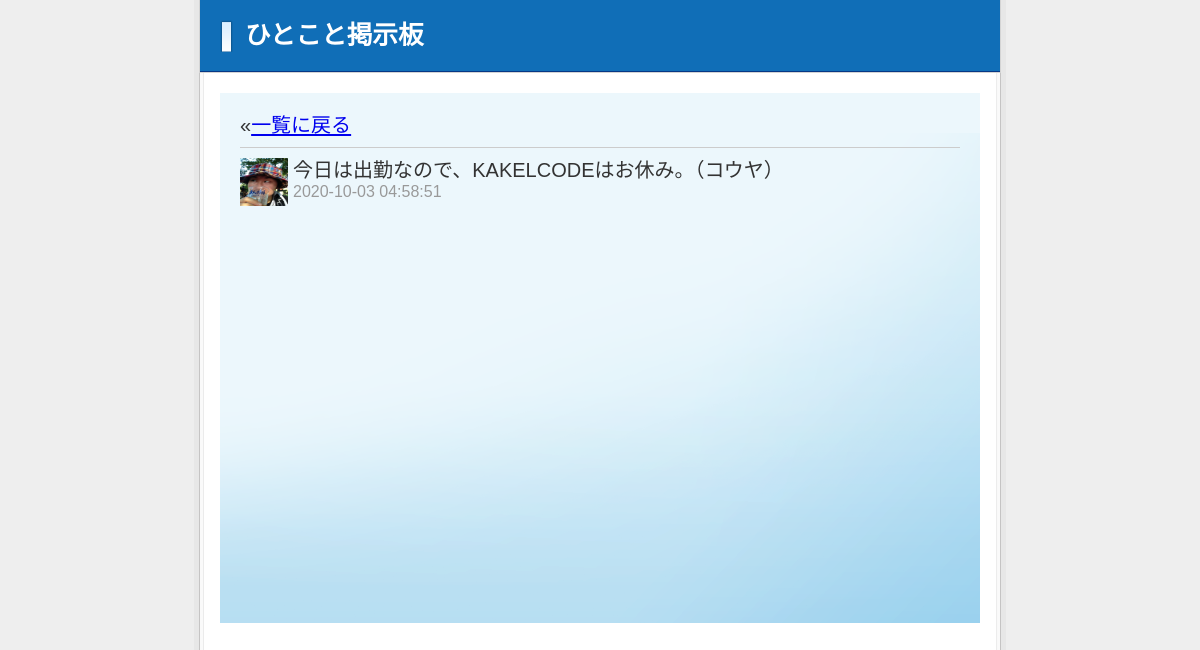
Screenshot of /post/view.php?member_id=2 with the database file from the repository.
### tables this page shows
CREATE TABLE `posts` (
  `id` int(11) NOT NULL,
  `message` text NOT NULL,
  `member_id` int(11) NOT NULL,
  `reply_post_id` int(11) NOT NULL,
  `rt_post_id` int(11) DEFAULT NULL,
  `rt_member_id` int(11) DEFAULT NULL,
  `created` datetime NOT NULL,
  `modified` timestamp NOT NULL DEFAULT CURRENT_TIMESTAMP ON UPDATE CURRENT_TIMESTAMP
);

CREATE TABLE `members` (
  `id` int(11) NOT NULL,
  `name` varchar(255) NOT NULL,
  `email` varchar(255) NOT NULL,
  `password` varchar(100) NOT NULL,
  `picture` varchar(255) NOT NULL,
  `created` datetime NOT NULL,
  `modified` timestamp NOT NULL DEFAULT CURRENT_TIMESTAMP ON UPDATE CURRENT_TIMESTAMP
);

### post/htmlspecialchars.php (called while the page is built)
<?php
function h($value) {
    return htmlspecialchars($value, ENT_QUOTES);
}
?>

### post/view.php (the view, shortened to what this page needs)
<?php
require('dbconnect.php');
require('htmlspecialchars.php');
$posts = $db->prepare('SELECT m.name, m.picture, p. * FROM members m, posts p WHERE m.id=p.member_id AND p.id=? ORDER BY p.created DESC');
$posts->execute(array($_GET['member_id']));
?>
<!DOCTYPE html>
<html lang="ja">
<head>
<link rel="stylesheet" href="style.css" />
</head>
<body>
<div id="wrap">
    <div id="head">
        <h1>ひとこと掲示板</h1>
    </div>
    <div id="content">
        <p>&laquo;<a href="index.php">一覧に戻る</a></p>
        <?php
        if ($post = $posts->fetch()):
        ?>
        <div class="msg">
            <img src="member_picture/<?php echo h($post['picture'], ENT_QUOTES); ?>" width="48" height="48" alt="<?php echo h($post['name'], ENT_QUOTES); ?>" />
            <p><?php echo h($post['message'], ENT_QUOTES); ?><span class="name">（<?php echo h($post['name'], ENT_QUOTES); ?>）</span></p>
            <p class="day"><?php echo h($post['created'], ENT_QUOTES); ?></p>
        </div>
        <?php
        else:
        ?>
            <p>その投稿は削除されたか、URLが間違えています</p>
        <?php
        endif;
        ?>
    </div>
</div>
</body>
</html>

### post/style.css (style rules this page uses)
body,div,dl,dt,dd,ul,ol,li,h1,h2,h3,h4,h5,h6,pre,code,form,fieldset,legend,input,button,textarea,p,blockquote,th,td { margin:0;padding:0; }
fieldset,img { border:0; }
h1,h2,h3,h4,h5,h6 { font-size:100%;font-weight:normal; }
body { font:13px/1.231 arial,helvetica,clean,sans-serif;*font-size:small;*font:x-small; }
body { background: url(images/bg_main.png) top center repeat-y #eeeeee; color: #333; }
#wrap { width: 802px; margin: 0 auto; }
#head { border-left: 1px solid #d4d4d4; border-right: 1px solid #d4d4d4; border-bottom: 1px solid #d4d4d4; background: url(images/bg_head.png) bottom left repeat-x #106eb7; color: #fff; padding: 20px; margin-bottom: 20px; }
h1 { background: url(images/bg_ttl.png) top left no-repeat; padding-left: 25px; font-size: 197%; font-weight: bold; }
#content { padding: 20px; background: url(images/bg_content.png) left bottom no-repeat #ecf7fc; width: 720px; min-height: 490px; margin: 0 auto; margin-bottom: 10px; font-size: 153.9%; }
p { line-height: 1.2em; margin-bottom: 0.5em; }
.msg { clear: both; border-top: 1px solid #ccc; padding: 10px 0; }
.msg img { float: left; margin-right: 5px; }
.msg p { margin: 0; }
.msg .day, .msg .day a { font-size: 80%; color: #999; }

### rows the page displays
posts: member.picture (picture), message "今日は出勤なので、KAKELCODEはお休み。", member.name "コウヤ", created "2020-10-03 04:58:51"
